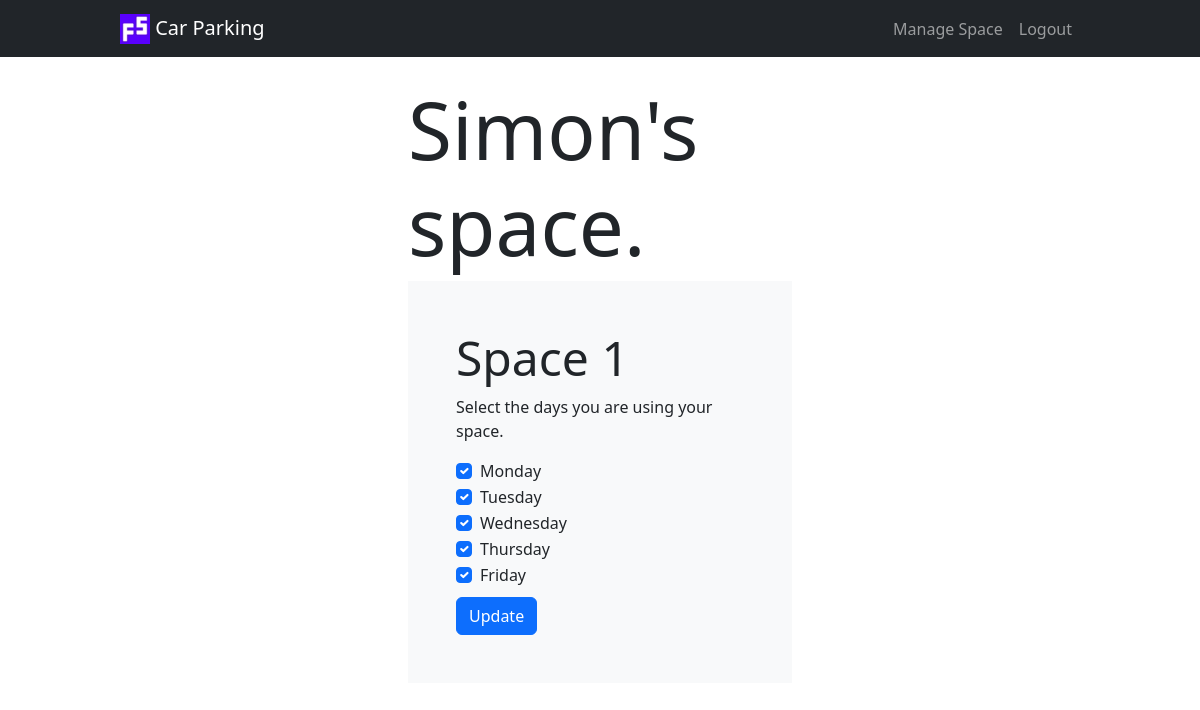
/manage (signed in), run on the app's committed database.
### server.py (models this page shows)
class User(UserMixin, db.Model):
    __tablename__ = "users"
    id = db.Column(db.Integer, primary_key=True)
    name = db.Column(db.String(250), nullable=False)
    status = db.Column(db.String(250), nullable=False)
    email = db.Column(db.String(250), unique=True, nullable=False)
    is_admin = db.Column(db.Boolean(), nullable=True)
    parking_spaces = relationship("ParkingSpace", back_populates="user")

class ParkingSpace(db.Model):
    __tablename__ = "parking_spaces"
    id = db.Column(db.Integer, primary_key=True)
    monday = db.Column(db.String(250), nullable=False)
    tuesday = db.Column(db.String(250), nullable=False)
    wednesday = db.Column(db.String(250), nullable=False)
    thursday = db.Column(db.String(250), nullable=False)
    friday = db.Column(db.String(250), nullable=False)
    user_id = db.Column(db.Integer, db.ForeignKey("users.id"))
    user = relationship("User", back_populates="parking_spaces")

### server.py (the view, shortened to what this page needs)
@app.route('/manage', methods=["GET", "POST"])
def manage_space():
    id = request.args.get("id")
    return render_template("manage_space.html", days=days)

### server.py (called while the page is built)
@login_manager.user_loader
def load_user(user_id):
    return User.query.get(int(user_id))

### templates/manage_space.html
{% extends "base.html" %}
{% block content %}
<div class="modal-dialog modal-dialog-centered container-login">
    <h1 class="display-1">{{ current_user.name }}'s space.</h1>
</div>
{% for space in current_user.parking_spaces %}
<div class="modal-dialog modal-dialog-centered container-login mb-3">
    <div class="modal-content">
        <div class="modal-body bg-light ps-5 pe-5 pt-5">
            <h5 class="display-5">Space {{ space.id }}</h1>
                <p>Select the days you are using your space.</p>
                <form action="{{ url_for('manage_space', id=space.id) }}" method="post">
                    {% for day in days %}
                    <div class="form-check">
                        {% if space[day] == "" %}
                        <input class="form-check-input" type="checkbox" value="{{ day }}" id="flexCheckDefault"
                            name="{{ day }}">
                        {% else %}
                        <input class="form-check-input" type="checkbox" value="{{ day }}" id="flexCheckDefault"
                            name="{{ day }}" checked>
                        {% endif %}
                        <label class="form-check-label" for="flexCheckDefault">
                            {{ day.capitalize() }}
                        </label>
                    </div>
                    {% endfor %}
                    <button type="submit" class="btn btn-primary text-center mb-5 mt-2">Update</button>
                </form>
        </div>
    </div>
</div>
{% endfor %}
{% endblock %}

### static/css/styles.css (style rules this page uses)
.container-login { padding: 0% 30%; }

### data on the page
User: name "Simon"
ParkingSpace: id "1", capitalize "Monday" "Tuesday" "Wednesday" "Thursday" "Friday"
